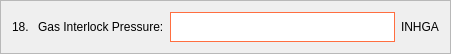
           <widget class="QFrame" name="frame_6">
            <property name="geometry">
             <rect>
              <x>90</x>
              <y>170</y>
              <width>451</width>
              <height>51</height>
             </rect>
            </property>
            <property name="frameShape">
             <enum>QFrame::StyledPanel</enum>
            </property>
            <property name="frameShadow">
             <enum>QFrame::Raised</enum>
            </property>
            <layout class="QHBoxLayout" name="horizontalLayout_6">
             <item>
              <widget class="QLabel" name="label_7">
               <property name="styleSheet">
                <string notr="true">color: black;
font: 12pt &quot;Segoe UI&quot;;</string>
               </property>
               <property name="text">
                <string>18. </string>
               </property>
              </widget>
             </item>
             <item>
              <widget class="QLabel" name="label_8">
               <property name="styleSheet">
                <string notr="true">color: black;
font: 12pt &quot;Segoe UI&quot;;</string>
               </property>
               <property name="text">
                <string>Gas Interlock Pressure:</string>
               </property>
              </widget>
             </item>
             <item>
              <widget class="QLineEdit" name="nombre_line_edit_3">
               <property name="minimumSize">
                <size>
                 <width>0</width>
                 <height>30</height>
                </size>
               </property>
               <property name="styleSheet">
                <string notr="true">background-color: white;
border: 1px solid #ff6e40;</string>
               </property>
              </widget>
             </item>
             <item>
              <widget class="QLabel" name="label_9">
               <property name="styleSheet">
                <string notr="true">color: black;
font: 12pt &quot;Segoe UI&quot;;</string>
               </property>
               <property name="text">
                <string>INHGA</string>
               </property>
              </widget>
             </item>
            </layout>
           </widget>
